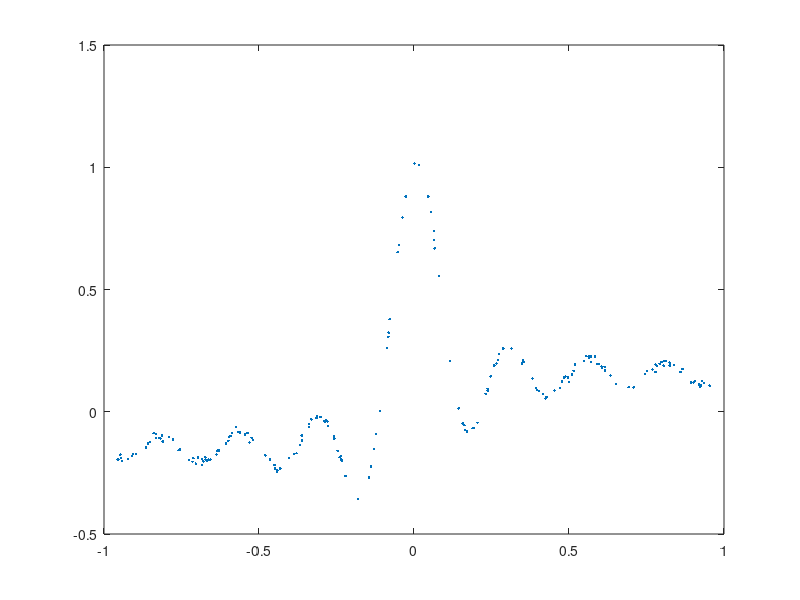

Write MATLAB code to recreate this figure. (Note: this script raises an error after producing the figure.)
clear
close all
clc

addpath('..\Core\')

%% Producing simulations of the sinc function

omega = 8;
sigmaW2 = 1e-4;

n = 1;
N = 2e2;
x = 2*pi*rand(1,N) - pi;
f = sin( omega*x )./(omega*x) + 0.1*atan(omega*x);
y = f + sqrt(sigmaW2)*randn(1,N);

Ntrain = N/2;
X = x(1:Ntrain);
Y = y(1:Ntrain);

figure
plot(x/pi,y,'.')

%%
close all
clc

m = 20;
ind = UniformSpaceSampling(X,m);                                            % Random sample from the full data set
indices = false(1,Ntrain);
indices(ind) = true;

plot(X/pi,Y,'.')
hold on
plot(X(indices)/pi,0,'x')

%% Calculating the GPR with sparse covariance approximations
close all
clc

%-- Optimizing based on the full covariance matrix
theta0 = ones(n+2,1);
tic
[hyperP1,lnL1] = optimize_gpr( X, Y, theta0 );
toc

%%-- Optimizing based on the Subset of Regressors approach
Method1 = 'SoR';

tic
[hyperP2,lnL2] = optimize_gpr( X, Y, theta0, Method1, indices );
toc

%%-- Optimizing based on the Subset of Regressors approach
Method2 = 'SoD';
tic
[hyperP3,lnL3] = optimize_gpr( X, Y, theta0, Method2, indices );
toc

%% Evaluate the obtained models
close all
clc

clr = lines(3);

[X_test,indx] = sort(x);
Y_test = y(indx);

method_name = {'Full covariance';
               'Subset of Regressors';
               'Subset of Data';
               'Projected Process';};

%-- Predictions from the full covariance GPR
[yh{1},varY{1}] = gpr_predict( X_test, X, Y, hyperP1 );

%-- Predictions from the Subset of Regressors method
[yh{2},varY{2}] = gpr_predict( X_test, X, Y, hyperP2, Method1, indices );

%-- Predictions from the Subset of Data method
[yh{3},varY{3}] = gpr_predict( X_test, X, Y, hyperP3, Method2, indices );

%-- Predictions from the Projected Process method
Method3 = 'PP';
[yh{4},varY{4}] = gpr_predict( X_test, X, Y, hyperP2, Method3, indices );


figure('Position',[100 100 1200 900])
for k=1:4
    
    YY = [yh{k} + 3*sqrt(varY{k}); flip(yh{k} - 3*sqrt(varY{k}))];
    XX = [X_test flip(X_test)]/pi;
    
    subplot(2,2,k)
    
    fill(XX,YY,brighten(clr(2,:),0.8),'LineStyle','none')
    hold on
    plot(X_test/pi,f(indx),'LineWidth',1.5,'Color',zeros(1,3))
    hold on
    plot(X_test/pi,Y_test,'.','MarkerSize',10,'Color',0.75*ones(1,3))
    plot(X_test/pi,yh{k},'.','MarkerSize',10,'Color',clr(2,:))
    grid on
    
    title(method_name{k})
    
    if k>1
        plot(X(indices)/pi,-1,'xk','MarkerSize',10)
    end
    
    ylim([-1 1.5])
    
end